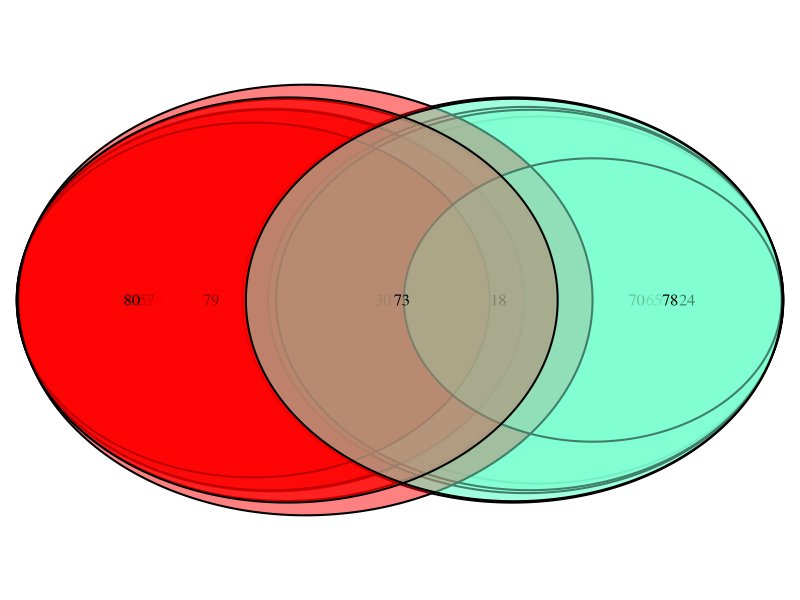
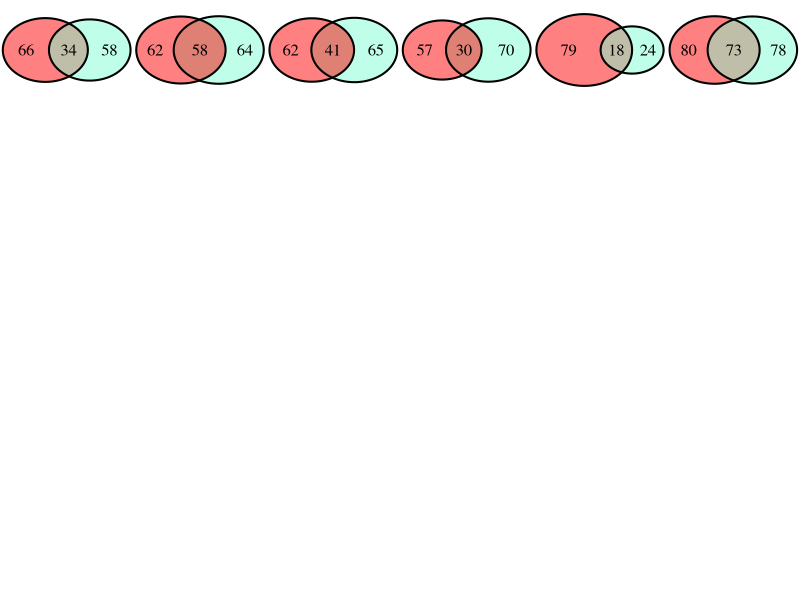
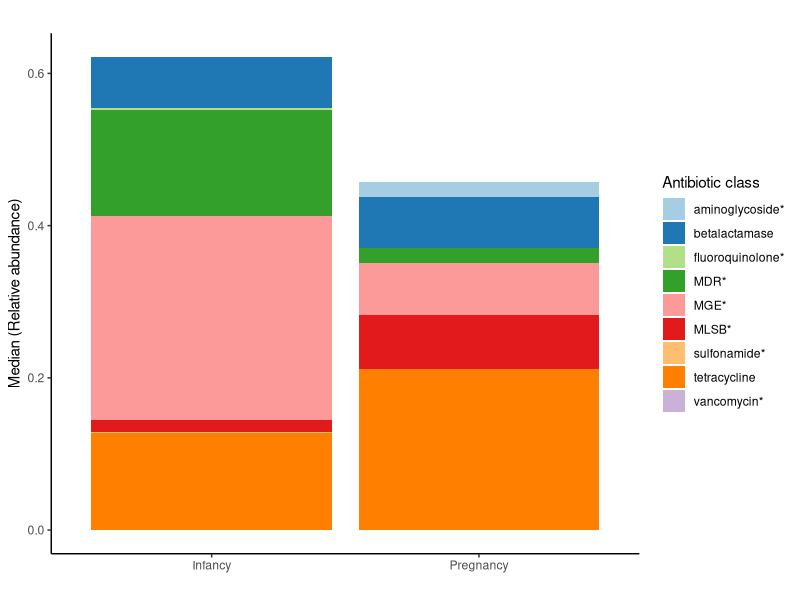

The R script that drew these images, in order: (Note: this script raises an error after producing the figures.)

#Descriptive Epi Diversity infant-mother
#DIFFERENCES IN SUM OF RELATIVE ABUNDANCE BETWEEN MOTHER AND INFANTS
library("ggplot2")
library("ggpubr")
library("vegan")
library("dplyr")
library(ggsci)
library("VennDiagram")
library(gridExtra)
library(grid)

######to set the path of the new working directory
setwd("/Users/andreasosamoreno/Desktop/LixinData/PlosManuscript/Files")

###### Load abundance data
abundance <- read.csv ("Abundance.csv", header=TRUE)
abundance <-abundance [,c("ARCHgutm","class","pair","X26","X201","X202","X206","X336","X338","X340","X342","X359","X366","X370","X372","X376","X1522","X1528","X1546","X1547","X1548","X1551","X1552","X1553","X1556","X1557","X1558","X1559","X1565","X1567","X6","X14","X49","X104","X174","X402","X404","X406","X410","X412","X417","X425","X428","X429","X431","X432","X438","X1503","X1540","X1541","X1545","X9","X11","X64","X81","X89","X234","X245","X246","X298","X331","X355","X1300","X1302","X1303","X1305","X1504","X1509","X1536","X1549","X1572","X1573","X42","X46","X106","X107","X108","X121","X153","X162","X236","X362","X1108","X1118","X1123","X1505","X1512","X1544","X54","X180","X181","X185","X191","X196","X200","X294","X506","X507","X1507","X1513","X1539","X91","X137","X138","X209","X227","X229","X283","X285","X801","X804","X806","X809","X812","X815","X817","X819","X1511","X1519","X133","X177","X208","X280","X363","X211","X213","X214","X215","X306","X309","X316","X318","X328","X1200","X1201","X1577")]

abundance$class<-as.factor(ifelse(abundance$class=="Child","Infancy","Pregnancy"))
abundance [is.na(abundance)]<- 0
abundance_mom<-abundance[which(abundance$class=="Pregnancy"),]
abundance_child<-abundance[which(abundance$class=="Infancy"),]

###### Load presence/absence data
presence<-read.csv("Binary.csv", header=T)
presence<-presence[,c("ARCHgutm","class","pair","X26","X201","X202","X206","X336","X338","X340","X342","X359","X366","X370","X372","X376","X1522","X1528","X1546","X1547","X1548","X1551","X1552","X1553","X1556","X1557","X1558","X1559","X1565","X1567","X6","X14","X49","X104","X174","X402","X404","X406","X410","X412","X417","X425","X428","X429","X431","X432","X438","X1503","X1540","X1541","X1545","X9","X11","X64","X81","X89","X234","X245","X246","X298","X331","X355","X1300","X1302","X1303","X1305","X1504","X1509","X1536","X1549","X1572","X1573","X42","X46","X106","X107","X108","X121","X153","X162","X236","X362","X1108","X1118","X1123","X1505","X1512","X1544","X54","X180","X181","X185","X191","X196","X200","X294","X506","X507","X1507","X1513","X1539","X91","X137","X138","X209","X227","X229","X283","X285","X801","X804","X806","X809","X812","X815","X817","X819","X1511","X1519","X133","X177","X208","X280","X363","X211","X213","X214","X215","X306","X309","X316","X318","X328","X1200","X1201","X1577")]

presence$class<-as.factor(ifelse(presence$class=="Child","Infancy","Pregnancy"))
presence_mom<-presence[which(presence$class=="Pregnancy"),]
presence_child<-presence[which(presence$class=="Infancy"),]

###### Demographics
###Load maternal demographics
demomom<-read.csv("demographics_pregnancy.csv")

###Load infancy demographics
demochild<-read.csv("demographics_infancy.csv")

###### Richness and abundance of ARG and MGE genes among fecal samples

###Number of genes OVERALL
overallsum<- colSums(presence[,31:136])
momsum<- colSums(presence_mom[,31:136])
childsum<- colSums(presence_child[,31:136])
which(childsum==0)


###number of genes MOTHERS same code for infants
#Number of ARGs
momsum<- rowSums(presence_mom[,31:136])
max(momsum)
min(momsum)

#Number of MGEs
momsum<- rowSums(presence_mom[,4:30])
which(overallsum==0)
max(momsum)
min(momsum)


###median relative abundance
#### To sum all RA of al ARG and MGE
abundance$totalRA_MGE <- rowSums(abundance[,4:30],na.rm=T)
abundance$totalRA_ARG <- rowSums(abundance[,31:136],na.rm=T)
medianARG<- median(abundance$totalRA_ARG)
medianMGE<- median(abundance$totalRA_MGE)
max(abundance$totalRA_ARG)
min(abundance$totalRA_ARG)
max(abundance$totalRA_MGE)
min(abundance$totalRA_MGE)

###Overall per class
indices <- abundance[,c("class","pair")]
rownames(indices)<-rownames(abundance)
mydata_RA<-abundance[4:136]

indices$SumMGE<-rowSums(mydata_RA[,1:27])
indices$Sumamino <- rowSums(mydata_RA[,28:48])
indices$SumMDR<-rowSums(mydata_RA[,49:69])
indices$Sumbeta<-rowSums(mydata_RA[,70:85])
indices$Sumtetra<-rowSums(mydata_RA[,86:98])
indices$SumMLSB<-rowSums(mydata_RA[,99:116])
indices$Sumsulfo<-rowSums(mydata_RA[,117:121])
indices$Sumvanco<-rowSums(mydata_RA[,122:129])
indices$Sumfluoro<-rowSums(mydata_RA[,130:133])
indices$SumARG<-rowSums(mydata_RA[,28:133])


#Test for differences between mother and child
wilcox.test(SumARG~class, data=indices) #0.1003
wilcox.test(SumMGE~class, data=indices) #0.0006

#######Shared ARG and MGE patterns between pregnant women and infants
multiplepie<-read.csv("SharedGenesPie.csv")
#### Median of shared genes between mothers and infants, 
multiplepie2<-multiplepie[which(multiplepie$Excel=="Common"),]
median(multiplepie2$Percentage)
max(multiplepie2$Percentage)
min(multiplepie2$Percentage)

###Figure 2
###Venn Diagram
#1st row
bg12<-draw.pairwise.venn(100, 92, 34, fill=c("red","aquamarine"), cex=1)
bg9<-draw.pairwise.venn(120, 122, 58, fill=c("red","aquamarine"), cex=1, rotation.degree=180)
b2016<-draw.pairwise.venn(103, 106, 41, fill=c("red","aquamarine"), cex=1, rotation.degree=180)
b3032<-draw.pairwise.venn(87, 100, 30, fill=c("red","aquamarine"), cex=1, rotation.degree=180)
bg1<-draw.pairwise.venn(97, 42, 18, fill=c("red","aquamarine"), cex=1)
bg18<-draw.pairwise.venn(153, 151, 73, fill=c("red","aquamarine"), cex=1)


venn<-grid.arrange(grobTree(bg12),grobTree(bg9),grobTree(b2016), grobTree(b3032),grobTree(bg1),grobTree(bg18),ncol=6, heights = c(0.2, 0.2, 0.2, 0.2, 0.2, 0.2), nrow = 6)
ggsave("multivenn.pdf", venn)

#######Characteristics of the pregnancy and the infancy resistome
#Sum of all antibiotic resistance genes found per class
mydata<-presence[,4:136]
indices$RichMGE<-rowSums(mydata[,1:27])
indices$RichARG<-rowSums(mydata[,28:133])

#Test for differences between mother and child
wilcox.test(RichARG~class, data=indices) #0.78
wilcox.test(RichMGE~class, data=indices) #5.88x10-6

###Fig 3
barplot<-c(indices$Sumamino,indices$SumMDR, indices$Sumbeta, indices$Sumtetra, indices$SumMLSB, indices$Sumsulfo, indices$Sumvanco, indices$Sumfluoro,indices$SumMGE)
type<-rep(c("aminoglycoside*","MDR*","betalactamase","tetracycline","MLSB*","sulfonamide*","vancomycin*","fluoroquinolone*","MGE*"),each=91)
class<-rep(abundance$class,9)
dataframe<-data.frame(barplot, type, class)
dataframe2<-aggregate(barplot~type+class, dataframe,median)
mother<-ggplot(data = dataframe2, aes(x = class, y=barplot)) +theme_grey(base_size = 10)+ geom_bar(stat="identity", aes(fill=type))+theme_classic() + scale_fill_brewer(palette="Paired")+ labs(title = "", y = "Median (Relative abundance)", x = "") + labs(fill = "Antibiotic class")
ggsave(mother, filename = "Descriptive/Fig3.tiff", units="in", height=4, width=4,dpi=300, compression="lzw")
dev.off()

######Infancy resistome is more diverse than pregnancy resistome: Alpha diversity
indices$ShannonMGERA<-diversity(mydata_RA[,1:27])
indices$ShannonARGRA<-diversity(mydata_RA[,28:133])
a<- ggboxplot(data=indices, x="class", y="RichMGE", color="black", fill="class", palette="d3", ylab="Richness: Number of genes",xlab="", bxp.errorbar=T, outlier.colour = "gray", outlier.shape = 1, main="MGE")+ theme_classic(base_size=9) + guides(fill=FALSE) + coord_cartesian(ylim = c(0, 22))+ stat_compare_means(label.x=0.8, label.y=22, size=3)
b<- ggboxplot(data=indices, x="class", y="RichARG", color="black", fill="class", palette="d3", ylab="Richness: Number of genes",xlab="", bxp.errorbar=T, outlier.colour = "gray", outlier.shape = 1, main="ARG")+ theme_classic(base_size=9) + guides(fill=FALSE) + coord_cartesian(ylim = c(0, 80))+ stat_compare_means(label.x=0.8, label.y=75, size=3)
c<- ggboxplot(data=indices, x="class", y="ShannonMGERA", color="black", fill="class", palette="d3", ylab="Shannon diversity index",xlab="", bxp.errorbar=T, outlier.colour = "gray", outlier.shape = 1, main="MGE")+ theme_classic(base_size=9) + guides(fill=FALSE) + coord_cartesian(ylim = c(0, 2.2))+ stat_compare_means(label.x=0.8, label.y=2.2, size=3)
d<- ggboxplot(data=indices, x="class", y="ShannonARGRA", color="black", fill="class", palette="d3", ylab="Shannon diversity index",xlab="", bxp.errorbar=T, outlier.colour = "gray", outlier.shape = 1, main="ARG")+ theme_classic(base_size=9) + guides(fill=FALSE) + coord_cartesian(ylim = c(0, 3))+ stat_compare_means(label.x=0.8, label.y=3, size=3)
dev.off()
figure <- ggarrange(a, b, c, d, labels = c("A", "B", "C", "D", ncol = 2, nrow = 2))
ggsave(figure, filename = "Diversity/Fig4.tiff", units="in", height=5, width=5,dpi=300, compression="lzw")

######Pregnancy resistome differs from infancy resistome: Beta diversity
###PCOA beta diversity and maternal covarites EXAMPLE
###Vegan vegdist command
spe.bray <- vegdist(mydata_RA[,28:133], method="bray")
spe.brayMGE <- vegdist(mydata_RA[,1:27], method="bray")
spe.b.pcoa <-cmdscale(spe.bray,k=(nrow(mydata[,28:133])-1),eig=TRUE)
spe.b.pcoaMGE <-cmdscale(spe.brayMGE,k=(nrow(mydata[,1:27])-1),eig=TRUE)

###PCOA plot for ARG Bray Curtis Index Figure 5
#For MGE plots use spe.b.pcoaMGE instead of spe.b.pcoa
#For other Sorensen plots use the dataset presence (presence/absence data)
eig.Data.Sorensen.PCoA<-spe.b.pcoa$eig
  eig.Data.Sorensen.PCoA.sum<-sum(eig.Data.Sorensen.PCoA)
  a<-(eig.Data.Sorensen.PCoA/eig.Data.Sorensen.PCoA.sum)*100
plot(scores(spe.b.pcoa, choices=c(1,2)), type="n", cex=0.7, ann=FALSE, cex.axis=0.6, )
title(xlab=paste("PC1","(",round(a[1],1),"%",")",sep=""), ylab=paste("PC2","(",round(a[2],1),"%",")",sep=""),line=2, cex.lab=0.6)
ordiellipse(spe.b.pcoa, abundance$class, draw="lines", col=c("red","blue"))
points(spe.b.pcoa$points[which(abundance$class=="Infancy"),], pch=21, col="red", bg="red", cex=0.6)
points(spe.b.pcoa$points[which(abundance$class=="Pregnancy"),], pch=21, col="blue", bg="blue", cex=0.6)
legend(x="topleft", legend=c("Infancy","Pregnancy"), col=c("red","blue"), pt.bg=c("red","blue"), pch=21, cex=0.6) 
text(x = 0.15, y = .41, labels = "p value < 0.001", xpd = NA, cex=0.6)
text(x = -0.245, y = .55, labels = "A     ARG Bray Curtis Index", xpd = NA, cex=0.8, font=2)

### To get p values from the permanova test
#PERMANOVA ANALYSIS p=0.0001
adonis<-adonis(spe.bray~class, abundance, permutations=9999, method="bray", p.adjust="fdr" ) 

######Demographics and perinatal influencing resistome patterns Fig 6 and 7
###Maternal covariates
###Merge demographics and resistome data
dataset_ab<-merge(demomom, abundance_mom, by.y="ARCHgutm",by.x="Study.ID")
dataset_pa<-merge(demomom, presence_mom, by.y="ARCHgutm",by.x="Study.ID")

###Creating new variables
dataset_pa$race<- factor(ifelse(dataset_pa$BC_RACEMOM=="White","White","Non-White"))
dataset_ab$race<- factor(ifelse(dataset_ab$BC_RACEMOM=="White","White","Non-White"))
nrow(dataset_pa)
dataset_ab$BMI <- factor(ifelse(dataset_ab$mom_Prepreg_BMI<25,"Normal or underweight",ifelse(dataset_ab$mom_Prepreg_BMI>=25& dataset_ab$mom_Prepreg_BMI<30,"Overweight","Obese")))

dataset_ab$parity <- factor(ifelse(dataset_ab$E_children_given_birth_to_inc_current<3,"1-2 children",">3 children"))

###Prepare data for PCOA
y<-dataset_ab$race
dataset3<-dataset_ab[which(y!="NA"),] #Final dataset for abundance
dataset4<-dataset_pa[which(y!="NA"),] #Final dataset for Binary data
x<-dataset3$race

#Relative
amrdata_RAARG<- dataset3[,42:147]
amrdata_RAMGE<- dataset3[,15:41]
spe.bray <- vegdist(amrdata_RAARG, method="bray")
spe.brayMGE <- vegdist(amrdata_RAMGE, method="bray")
spe.b.pcoa <-cmdscale(spe.bray,k=(nrow(amrdata_RAARG)-1),eig=TRUE)
spe.b.pcoaMGE <-cmdscale(spe.brayMGE,k=(nrow(amrdata_RAMGE)-1),eig=TRUE)
eig.Data.Sorensen.PCoA<-spe.b.pcoa$eig
  eig.Data.Sorensen.PCoA.sum<-sum(eig.Data.Sorensen.PCoA)
  a<-(eig.Data.Sorensen.PCoA/eig.Data.Sorensen.PCoA.sum)*100

### PCOA ARG maternal race
#For other ARG maternal variables use x=dataset_ab$BMI (pre-pregancy weight), dataset_ab$E_ever_smoked (smoking status) and dataset_ab$parity (parity)
ordiplot(scores(spe.b.pcoa, choices=c(1,2)), type="n", xlab=paste("PC1","(",round(a[1],1),"%",")",sep=""), ylab=paste("PC2","(",round(a[2],1),"%",")",sep="") )
ordiellipse(spe.b.pcoa, x, draw="lines", col=c("red","blue"))
points(spe.b.pcoa$points[which(x=="Non-White"),], pch=21, col="red", bg="red")
points(spe.b.pcoa$points[which(x=="White"),], pch=21, col="blue", bg="blue")
legend(x="topleft", legend=levels(x), col=c("red","blue"), pt.bg=c("red","blue"), pch=21, cex=0.8, box.lty=0) 
text(x = -0.45, y = -0.27, labels = "p value = 0.011", xpd = NA, cex=0.8)
text(x = -0.67, y = 0.56, labels = "A     Maternal Race", xpd = NA,cex=1.3, font=2)

adonis(spe.bray~x, dataset3, permutations=9999, method="bray", p.adjust="frd")

###Infant covariates
###Merge demographics and resistome data
dataset_ab<-merge(demochild, abundance_child, by.y="ARCHgutm",by.x="Study.ID")
dataset_pa<-merge(demochild, presence_child, by.y="ARCHgutm",by.x="Study.ID")

###Creating new variables
dataset_ab$breastfeeding <- factor(ifelse(dataset_ab$I6mosSIF_breastmilk_in_diet=="0%"|dataset_ab$I6mosSIF_breastmilk_in_diet=="20%", "<50%",">=50%"))
dataset_pa$breastfeeding <- factor(ifelse(dataset_pa$I6mosSIF_breastmilk_in_diet=="0%"|dataset_pa$I6mosSIF_breastmilk_in_diet=="20%", "<50%",">=50%"))

dataset_ab$solid <- factor(ifelse(dataset_ab$I6M_Infant_eating_solids=="0","non-solids","solids"))
dataset_pa$solid <- factor(ifelse(dataset_pa$I6M_Infant_eating_solids=="0","non-solids","solids"))

###Prepare data for PCOA
y<-dataset_ab$BC_sex
dataset3<-dataset_ab[which(y!="NA"),] #Final dataset for abundance
dataset4<-dataset_pa[which(y!="NA"),] #Final dataset for Binary data
x<-dataset3$BC_sex
str(amrdata_RAARG)
#Relative
amrdata_RAARG<- dataset4[,44:149]
amrdata_RAMGE<- dataset4[,17:43]
spe.bray <- vegdist(amrdata_RAARG, method="bray")
spe.brayMGE <- vegdist(amrdata_RAMGE, method="bray")
spe.b.pcoa <-cmdscale(spe.bray,k=(nrow(amrdata_RAARG)-1),eig=TRUE)
spe.b.pcoaMGE <-cmdscale(spe.brayMGE,k=(nrow(amrdata_RAMGE)-1),eig=TRUE)
eig.Data.Sorensen.PCoA<-spe.b.pcoa$eig
  eig.Data.Sorensen.PCoA.sum<-sum(eig.Data.Sorensen.PCoA)
  a<-(eig.Data.Sorensen.PCoA/eig.Data.Sorensen.PCoA.sum)*100

### PCOA ARG infant sex
#For other ARG maternal variables use x=dataset_ab$BMI (pre-pregancy weight), dataset_ab$E_ever_smoked (smoking status) and dataset_ab$parity (parity)
ordiplot(scores(spe.b.pcoa, choices=c(1,2)), type="n", xlab=paste("PC1","(",round(a[1],1),"%",")",sep=""), ylab=paste("PC2","(",round(a[2],1),"%",")",sep="") )
ordiellipse(spe.b.pcoa, x, draw="lines", col=c("red","blue"))
points(spe.b.pcoa$points[which(x=="Female"),], pch=21, col="red", bg="red")
points(spe.b.pcoa$points[which(x=="Male"),], pch=21, col="blue", bg="blue")
legend(x="topleft", legend=levels(x), col=c("red","blue"), pt.bg=c("red","blue"), pch=21, cex=0.8, box.lty=0) 
text(x = 0.15, y = 0.25, labels = "p value = 0.183", xpd = NA, cex=0.8)
text(x = -0.69, y = 0.56, labels = "A     Sex", xpd = NA,cex=1.3, font=2)

adonis(spe.bray~x, dataset4, permutations=9999, method="bray", p.adjust="frd")

###Multivariable analysis for Relative abudance data
#adjust for Maternal Age, Cohort, Shipping Time, BMI Category
##Change to MGE in spe.brayMGe
##Change dataset_ab to dataset_pa to get data on composition
drops<-c("E_ever_smoked","E_times_taken_abx_past_year","E_abx_names","ASIF_taken_Abx_past_mos")
multivariable<-dataset_ab%>%
  select(-one_of(drops))

multivariable<-na.omit(multivariable)
Cohort<-ifelse(grepl("B_", multivariable$Study.ID),1,2)
nrow(multivariable)
amrdata_RAARG<- multivariable[,38:143]
amrdata_RAMGE<- multivariable[,11:37]

#Bray Curtis Matrix for maternal samples
spe.bray <- vegdist(amrdata_RAARG, method="bray")
spe.brayMGE <- vegdist(amrdata_RAMGE, method="bray")
spe.b.pcoa <-cmdscale(spe.bray,k=(nrow(amrdata_RAARG)-1),eig=TRUE)
spe.b.pcoaMGE <-cmdscale(spe.brayMGE,k=(nrow(amrdata_RAMGE)-1),eig=TRUE)
str(multivariable$Sample_Transit_Time_days)
str(multivariable$mom_Prepreg_BMI)
str(Cohort)
str(multivariable$Mom_age_Years)
str(multivariable$race)


adonis2(spe.bray~as.numeric(multivariable$Sample_Transit_Time_days)+as.numeric(multivariable$mom_Prepreg_BMI)+as.numeric(multivariable$Mom_age_Years)+as.factor(Cohort)+as.factor(multivariable$race),by=NULL,permutations=9999)

adonis2(spe.brayMGE~as.numeric(multivariable$Sample_Transit_Time_days)+as.numeric(multivariable$mom_Prepreg_BMI)+as.numeric(multivariable$Mom_age_Years)+as.factor(Cohort)+as.factor(multivariable$race),by="margin",permutations=9999)

#adjust for breastfeeding, sex, Shipping Time, cohort, mode of delivery
##Change to MGE in spe.brayMGe
##Change dataset_ab to dataset_pa to get data on composition
drops<-c("infant_birth_weight_grams_BC","I6mosSIF_past_month_Medicine","I1WSIF_since_birth_Medicine","I6M_Infant_eating_solids","DueDate_MMDDYEAR")
multivariable<-dataset_pa%>%
  select(-one_of(drops))

multivariable<-na.omit(multivariable)
Cohort<-ifelse(grepl("B_", multivariable$Study.ID),1,2)
str(multivariable)
amrdata_RAARG<- multivariable[,39:144]
amrdata_RAMGE<- multivariable[,12:38]

#Bray Curtis Matrix for maternal samples
spe.bray <- vegdist(amrdata_RAARG, method="bray")
spe.brayMGE <- vegdist(amrdata_RAMGE, method="bray")
spe.b.pcoa <-cmdscale(spe.bray,k=(nrow(amrdata_RAARG)-1),eig=TRUE)
spe.b.pcoaMGE <-cmdscale(spe.brayMGE,k=(nrow(amrdata_RAMGE)-1),eig=TRUE)
str(multivariable$Sample_Transit_Time_days)
str(multivariable$breastfeeding)
str(Cohort)
str(multivariable$BC_sex)
str(multivariable$ROUT)


adonis2(spe.bray~as.numeric(multivariable$Sample_Transit_Time_days)+as.factor(multivariable$breastfeeding)+as.factor(multivariable$BC_sex)+as.factor(Cohort)+as.factor(multivariable$ROUT),by=NULL,permutations=9999)

adonis2(spe.brayMGE~as.numeric(multivariable$Sample_Transit_Time_days)+as.factor(multivariable$solid)+as.factor(multivariable$BC_sex)+as.factor(Cohort)+as.factor(multivariable$ROUT),by="margin",permutations=9999)
